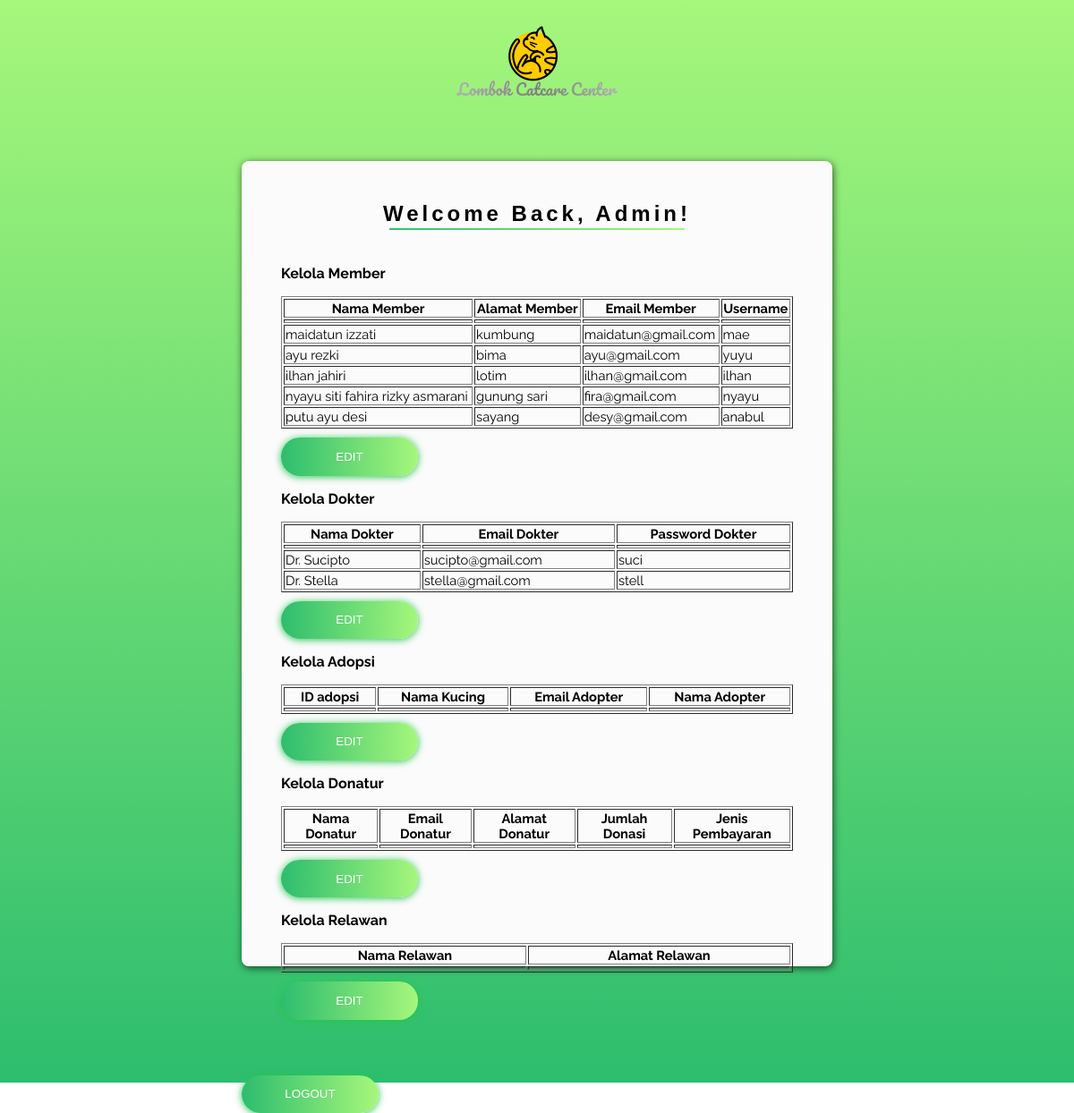
The app's page /admin.php with its own data.
### tables this page shows
CREATE TABLE `member` (
  `ID_Member` int(20) NOT NULL,
  `Nama_Member` varchar(40) NOT NULL,
  `Alamat_Member` text NOT NULL,
  `Email_Member` varchar(40) NOT NULL,
  `Username` varchar(40) NOT NULL,
  `Password` varchar(8) NOT NULL
);

CREATE TABLE `dokter` (
  `ID_Dokter` int(20) NOT NULL,
  `Nama_Dokter` varchar(40) NOT NULL,
  `Email_Dokter` varchar(40) NOT NULL,
  `Password` varchar(8) NOT NULL,
  `ID_Admin` int(20) NOT NULL
);

### function.php (called while the page is built, shortened)
<?php
    $conn = mysqli_connect("localhost","root","","lombok catcare center");
    function query($query){
        global $conn;
        $result = mysqli_query($conn , $query);
        $tampung = [];
        while ($row = mysqli_fetch_assoc($result)){
            $tampung[] = $row;
        }
        return $tampung;
    }
?>

### admin.php (the view, shortened to what this page needs)
<?php
    require ('function.php');
    $member = query("SELECT * FROM member");
    $dokter = query("SELECT * FROM dokter");
?>
<!DOCTYPE html>
<html>
 <head>
  <link rel="stylesheet" type="text/css" href="css/style1.css">
 </head>
 <body>
 	<div class="social-container">
			<a href="index.php"><img src="images/logob.png" alt="avatar"></a>
		</div>
 	<div id="card" style="width: 660px; height: 900px">
 		<div id="card-content">
  			<div id="card-title">
    			<h2>Welcome Back, Admin!</h2>
    			<div class="underline-title" style="width:330px"></div>
  			</div>
         <h3>Kelola Member</h3>
        <table id="table" border="1">
          <tr>
            <th>Nama Member</th>
            <th>Alamat Member</th>
            <th>Email Member</th>
            <th>Username</th>
          </tr>
          <tr>
            <td align="center">  </td>
            <td align="center">  </td>
            <td align="center">  </td>
            <td align="center">  </td>
          </tr>
            <?php foreach ($member as $memb) : ?>
            <tr class="TR">
              <td>
                <?= $memb['Nama_Member']; ?>
              </td>
              <td>
                <?= $memb['Alamat_Member']; ?>
              </td>
              <td>
                <?= $memb['Email_Member']; ?>
              </td>
              <td>
                <?= $memb['Username']; ?>
              </td>
            <?php endforeach; ?>
        </table>
      <input id="submit-btn" style="margin-top: 10px;" type="submit" name="admin-mem" value="EDIT" />
      <h3>Kelola Dokter</h3>
        <table id="table" border="1">
          <tr>
            <th>Nama Dokter</th>
            <th>Email Dokter</th>
            <th>Password Dokter</th>
          </tr>
          <tr>
            <td align="center">  </td>
            <td align="center">  </td>
            <td align="center">  </td>
          </tr>
          <?php foreach ($dokter as $dokt) : ?>
            <tr class="TR">
              <td>
                <?= $dokt['Nama_Dokter']; ?>
              </td>
              <td>
                <?= $dokt['Email_Dokter']; ?>
              </td>
              <td>
                <?= $dokt['Password']; ?>
              </td>
            <?php endforeach; ?>
        </table>
      <input id="submit-btn" style="margin-top: 10px;" type="submit" name="admin-doc" value="EDIT" />
      <h3>Kelola Adopsi</h3>
        <table id="table" border="1">
          <tr>
            <th>ID adopsi</th>
            <th>Nama Kucing</th>
            <th>Email Adopter</th>
            <th>Nama Adopter</th>
          </tr>
          <tr>
            <td align="center">  </td>
            <td align="center">  </td>
            <td align="center">  </td>
            <td align="center">  </td>
          </tr>
        </table>
      <input id="submit-btn" style="margin-top: 10px;" type="submit" name="admin-adop" value="EDIT" />
      <h3>Kelola Donatur</h3>
        <table id="table" border="1">
          <tr>
            <th>Nama Donatur</th>
            <th>Email Donatur</th>
            <th>Alamat Donatur</th>
            <th>Jumlah Donasi</th>
            <th>Jenis Pembayaran</th>
          </tr>
          <tr>
            <td align="center">  </td>
            <td align="center">  </td>
            <td align="center">  </td>
            <td align="center">  </td>
            <td align="center">  </td>
          </tr>
        </table>
      <input id="submit-btn" style="margin-top: 10px;" type="submit" name="admin-don" value="EDIT" />
      <h3>Kelola Relawan</h3>
        <table id="table" border="1">
          <tr>
            <th>Nama Relawan</th>
            <th>Alamat Relawan</th>
          </tr>
          <tr>
            <td align="center">  </td>
            <td align="center">  </td>
          </tr>
        </table>
      <input id="submit-btn" style="margin-top: 10px;" type="submit" name="admin-vol" value="EDIT" />
    </div>
     <a href="login_admin.php"> <button id="submit-btn" >LOGOUT</button> </a>
 	</div>
 </body>
</html>

### css/style1.css (style rules this page uses)
#card { background: #fbfbfb; border-radius: 8px; box-shadow: 1px 2px 8px rgba(0, 0, 0, 0.65); height: 520px; margin: 0.5rem auto 8.1rem auto; width: 329px; }
body { background: -webkit-linear-gradient(bottom, #2dbd6e, #a6f77b); background-repeat: no-repeat; }
#card-content { padding: 12px 44px; }
#card-title { font-family: "Raleway Thin", sans-serif; letter-spacing: 4px; padding-bottom: 23px; padding-top: 13px; text-align: center; }
.underline-title { background: -webkit-linear-gradient(right, #a6f77b, #2ec06f); height: 2px; margin: -1.1rem auto 0 auto; width: 89px; }
a { text-decoration: none; }
table { width: 100%; align-items: center; font-family: "Raleway", sans-serif; font-size: 11pt; }
h3 { font-family: "Raleway", sans-serif; font-size: 12pt; }
#submit-btn { background: -webkit-linear-gradient(right, #a6f77b, #2dbd6e); text-align: center; border: none; border-radius: 21px; box-shadow: 0px 1px 8px #24c64f; cursor: pointer; color: white; font-family: "Raleway SemiBold", sans-serif; height: 42.3px; margin: 0 auto; margin-top: 50px; transition: 0.25s; width: 153px; }
.social-container a { display: inline-flex; justify-content: center; align-items: center; height: 20px; width: 60px; margin-top: 50px; margin-left: 47.5%; }

### records on screen
member: Nama_Member "maidatun izzati", Alamat_Member "kumbung", Email_Member "maidatun@gmail.com", Username "mae"
member: Nama_Member "ayu rezki", Alamat_Member "bima", Email_Member "ayu@gmail.com", Username "yuyu"
member: Nama_Member "ilhan jahiri", Alamat_Member "lotim", Email_Member "ilhan@gmail.com", Username "ilhan"
member: Nama_Member "nyayu siti fahira rizky asmarani", Alamat_Member "gunung sari", Email_Member "fira@gmail.com", Username "nyayu"
member: Nama_Member "putu ayu desi", Alamat_Member "sayang", Email_Member "desy@gmail.com", Username "anabul"
dokter: Nama_Dokter "Dr. Sucipto", Email_Dokter "sucipto@gmail.com", Password "suci"
dokter: Nama_Dokter "Dr. Stella", Email_Dokter "stella@gmail.com", Password "stell"
